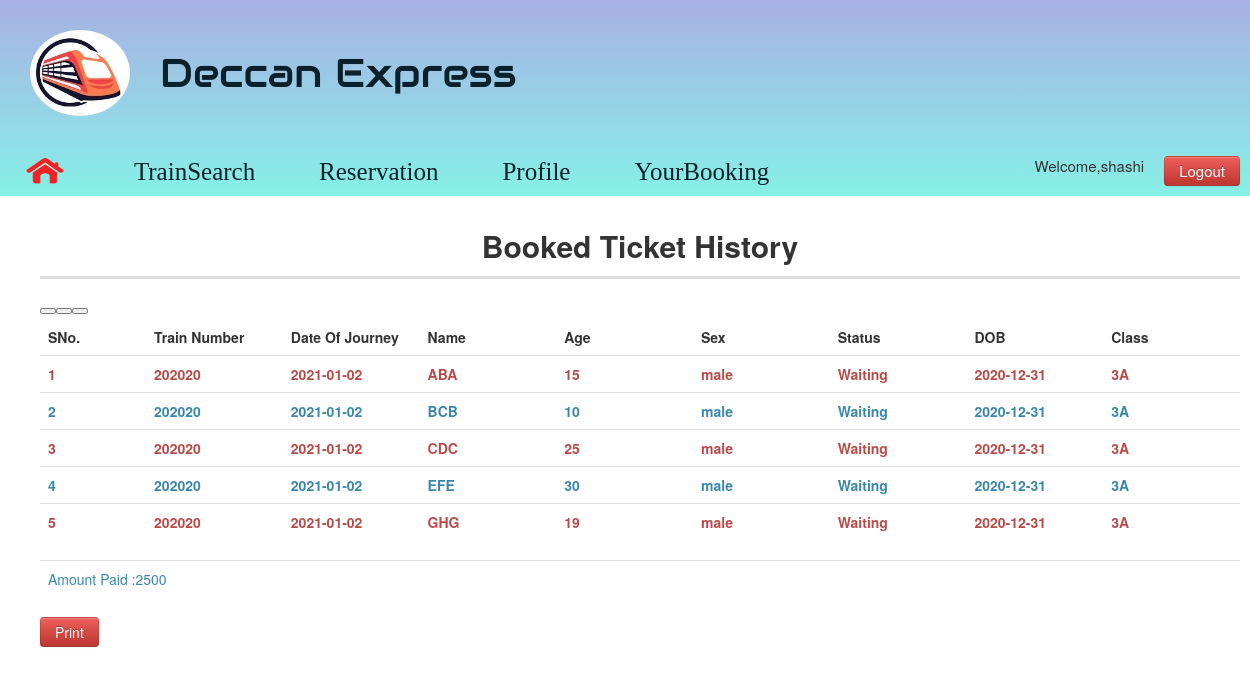
The app's page /ViewFullStatus.php?Tnumber=202020&doj=2021-01-02&fromstn=TUMKUR&tostn=KARNUL&DOB=2020-12-31 (signed in) with its own data.
### tables this page shows
CREATE TABLE `booking` (
  `uname` varchar(15) NOT NULL,
  `Tnumber` int(11) NOT NULL,
  `class` varchar(2) NOT NULL,
  `doj` date NOT NULL,
  `DOB` date NOT NULL,
  `fromstn` varchar(15) NOT NULL,
  `tostn` varchar(15) NOT NULL,
  `Name` varchar(15) NOT NULL,
  `Age` int(11) NOT NULL,
  `sex` varchar(10) NOT NULL,
  `Status` varchar(20) NOT NULL
);

### ViewFullStatus.php (the view, shortened to what this page needs)
<?php
require('firstimport.php');
$tbl_name="booking";
mysqli_select_db($conn,"$db_name") or die("cannot select db");
	$name1=$_SESSION['name'];
	$tno=$_GET['Tnumber'];
	$doj=$_GET['doj'];
	$fromstn=$_GET['fromstn'];
	$tostn=$_GET['tostn'];
	$DOB=$_GET['DOB'];
	$sql="SELECT Tnumber,doj,Name,Age,Sex,Status,DOB,class FROM $tbl_name WHERE (uname='$name1' and Tnumber='$tno' and doj='$doj' and DOB='$DOB' and fromstn='$fromstn' and tostn='$tostn')";
	$result=mysqli_query($conn,$sql);
?>
<!DOCTYPE html>
<html>
<head>
	<link href="css/bootstrap.min.css" rel="stylesheet" ></link>
	<link href="css/bootstrap.css" rel="stylesheet" ></link>
	<link href="css/Default.css" rel="stylesheet" >	</link>
</head>
<body>
	<div class="wrap" style="background-image: linear-gradient(rgba(172,182,229,0.9), rgba(134,253,232,0.9));">
		<div class="header">
			<div style="float:left;width:100px;margin:30px 0px 0px 30px;">
				<img src="images/logo.jpg" style="border-radius: 50%;" />
			</div>
			<div>
			<div id="heading">
				<a href="index.php"><span style="font-family: 'Audiowide', cursive;margin:30px 0px 0px 30px;">Deccan Express</span></a>
			</div>
			</div>
		</div>
				<a class="brand" href="index.php" title="Home"><img src="images/home.png" style="width:50px;height:30px;margin:0px 40px 10px 20px;"/></a>
				<a class="brand" href="train.php" title="Find train" style="font-size:25px;font-family:  cursive;margin:0px 40px 10px 20px;"> TrainSearch</a>
				<a class="brand" href="reservation.php" title="Reservation"style="font-size:25px;font-family:  cursive;margin:0px 40px 10px 20px;">Reservation</a>
				<a class="brand" href="profile.php" title="Profile" style = "font-size:25px;font-family:  cursive;margin:0px 40px 10px 20px;"/>Profile</a>
				<a class="brand" href="display.php" title="Booking History" style = "font-size:25px;font-family:  cursive;margin:0px 40px 10px 20px;">YourBooking</a>
				<?php
			 if(isset($_SESSION['name']))
			 {
			 echo "<a href=\"logout.php\" class=\"btn btn-danger\" style=\"float:right;font-size:15px;margin:0px 10px 10px 10px;\">Logout</a><span style=\"float:right;font-size:15px;margin:0px 10px 10px 10px;\">"."Welcome,".$_SESSION['name']."</span>";
			} ?>
		<div class="span12" style="margin-top: 20px;margin-left: 40px;">
			<div align="center" style="border-bottom: 3px solid #ddd;">
				<h2>Booked Ticket History </h2>
			</div>
			<br>
	<div >
				<table  class="table">
				<col width="90">
					<col width="90">
				<col width="90">
				<col width="110">
				<col width="90">
				<col width="90">
				<col width="90">
				<col width="90">
				<tr>
					<th style="width:10px;border-top:0px;">SNo.</th>
					<th style="width:100px;border-top:0px;">Train Number</th>
					<th style="width:100px;border-top:0px;">Date Of Journey</th>
					<th style="width:100px;border-top:0px;">Name</th>
					<th style="width:100px;border-top:0px;">Age</th>
					<th style="width:100px;border-top:0px;">Sex</th>
					<th style="width:100px;border-top:0px;">Status</th>
					<th style="width:100px;border-top:0px;">DOB</th>
					<th style="width:100px;border-top:0px;">Class</th>
				</tr>
				<?php
				$n=1;
				while($row=mysqli_fetch_array($result)){
					if($n%2!=0)
					{
				?>
				<tr class="text-error">
					<th style="width:10px;"> <?php echo $n; ?> </th>
					<th style="width:100px;"> <?php echo $row['Tnumber']; ?> </th>
					<th style="width:100px;"> <?php echo $row['doj']; ?> </th>
					<th style="width:100px;"> <?php echo $row['Name']; ?> </th>
					<th style="width:100px;"> <?php echo $row['Age']; ?> </th>
					<th style="width:100px;"> <?php echo $row['Sex']; ?> </th>
					<th style="width:100px;"> <?php echo $row['Status']; ?> </th>
					<th style="width:100px;"> <?php echo $row['DOB']; ?> </th>
					<th style="width:100px;"> <?php echo $class; ?> </th>
					<button></button>
				</tr>
				<?php
					}
					else
					{
				?>
				<tr class="text-info">
					<th style="width:10px;"> <?php echo $n; ?> </th>
					<th style="width:100px;"> <?php echo $row['Tnumber']; ?> </th>
					<th style="width:100px;"> <?php echo $row['doj']; ?> </th>
					<th style="width:100px;"> <?php echo $row['Name']; ?> </th>
					<th style="width:100px;"> <?php echo $row['Age']; ?> </th>
					<th style="width:100px;"> <?php echo $row['Sex']; ?> </th>
					<th style="width:100px;"> <?php echo $row['Status']; ?> </th>
					<th style="width:100px;"> <?php echo $row['DOB']; ?> </th>
					<th style="width:100px;"> <?php echo $class; ?> </th>
				</tr>
				<?php
					}
					$n++;
				}
				?>
				</table>
				<table class="table">
				<tr class="text-info">
					<td>Amount Paid :<?php $tot=($n-1)*$amt;echo $tot;?></td>
				</tr>
				</table>
								<button class="btn btn-danger" onClick="window.print()">Print </button>
	</div>
</body>
</html>

### firstimport.php (shortened to what this page needs)
<!DOCTYPE HTML>
<html>
<head>
</head>
</html>

### css/Default.css (style rules this page uses)
.header { height: 156px; padding: 0 0 0 0; font-size: 14px; width:100%; }
.wrap { position:relative; width:100%; background-color: rgb(135, 121, 218); padding:0 0 0 0; }
#heading { font-size:30pt; font-family:verdana,helvetica,arial,sans-serif; color:#0d0744; padding-top:35pt; line-height:normal; }
.span12 { margin-right:20px; }

### records on screen
booking: Tnumber "202020", doj "2021-01-02", Name "ABA", Age "15", sex "male", Status "Waiting", DOB "2020-12-31"
booking: Tnumber "202020", doj "2021-01-02", Name "BCB", Age "10", sex "male", Status "Waiting", DOB "2020-12-31"
booking: Tnumber "202020", doj "2021-01-02", Name "CDC", Age "25", sex "male", Status "Waiting", DOB "2020-12-31"
booking: Tnumber "202020", doj "2021-01-02", Name "EFE", Age "30", sex "male", Status "Waiting", DOB "2020-12-31"
booking: Tnumber "202020", doj "2021-01-02", Name "GHG", Age "19", sex "male", Status "Waiting", DOB "2020-12-31"

### other values on screen
$_SESSION['name'] "shashi"
$tot "2500"
